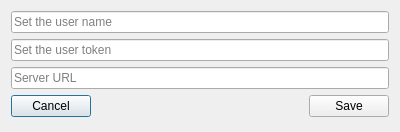
<?xml version="1.0" encoding="UTF-8"?>
<ui version="4.0">
 <class>ServerConfigDlg</class>
 <widget class="QDialog" name="ServerConfigDlg">
  <property name="geometry">
   <rect>
    <x>0</x>
    <y>0</y>
    <width>400</width>
    <height>132</height>
   </rect>
  </property>
  <property name="windowTitle">
   <string>Server configuration</string>
  </property>
  <layout class="QGridLayout" name="gridLayout">
   <item row="3" column="0">
    <widget class="QPushButton" name="pbCancel">
     <property name="text">
      <string>Cancel</string>
     </property>
    </widget>
   </item>
   <item row="3" column="2">
    <widget class="QPushButton" name="pbAccept">
     <property name="text">
      <string>Save</string>
     </property>
    </widget>
   </item>
   <item row="1" column="0" colspan="3">
    <widget class="QLineEdit" name="leUserToken">
     <property name="echoMode">
      <enum>QLineEdit::Password</enum>
     </property>
     <property name="placeholderText">
      <string>Set the user token</string>
     </property>
    </widget>
   </item>
   <item row="3" column="1">
    <spacer name="horizontalSpacer">
     <property name="orientation">
      <enum>Qt::Horizontal</enum>
     </property>
     <property name="sizeHint" stdset="0">
      <size>
       <width>207</width>
       <height>20</height>
      </size>
     </property>
    </spacer>
   </item>
   <item row="0" column="0" colspan="3">
    <widget class="QLineEdit" name="leUserName">
     <property name="placeholderText">
      <string>Set the user name</string>
     </property>
    </widget>
   </item>
   <item row="2" column="0" colspan="3">
    <widget class="QLineEdit" name="leServerUrl">
     <property name="placeholderText">
      <string>Server URL</string>
     </property>
    </widget>
   </item>
  </layout>
 </widget>
 <tabstops>
  <tabstop>leUserName</tabstop>
  <tabstop>leUserToken</tabstop>
  <tabstop>pbAccept</tabstop>
  <tabstop>pbCancel</tabstop>
 </tabstops>
 <resources/>
 <connections/>
</ui>
